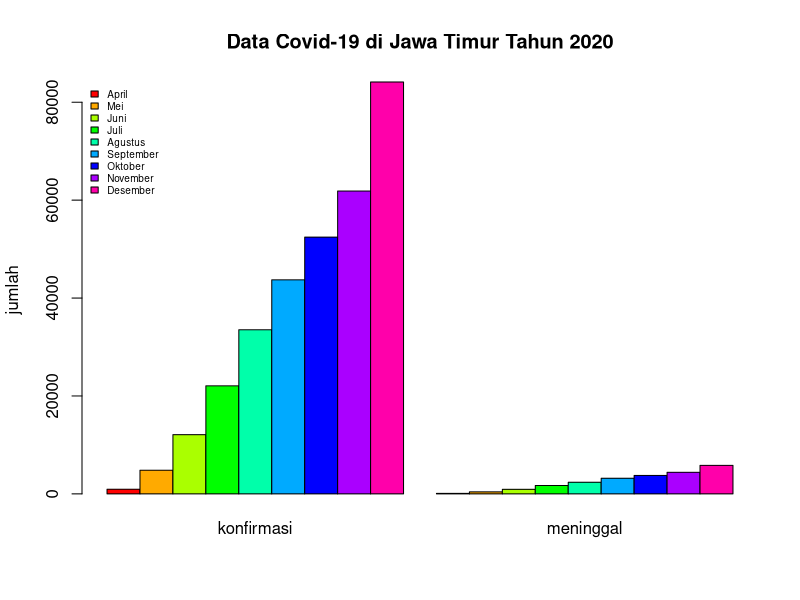

R code for this plot:
#Membuat data frame 
bulan <- c("April", "Mei", "Juni", "Juli", "Agustus", "September", "Oktober", 
           "November", "Desember")
konfirmasi <- c(951, 4829, 12099, 22070, 33524, 43725, 52446, 61864, 84133)
meninggal <- c(100, 412, 928, 1711, 2370, 3192, 3768, 4407, 5827)
data_covid <- data.frame(bulan, konfirmasi, meninggal)
data_covid

#Export data frame ke dalam file data1.csv
write.csv(data_covid, "data1.csv", row.names = F)

#Membuat Histogram 
#Menggunakan data frame covid gabungan
names(data_covid) <- c("bulan","konfirmasi", "meninggal")
data_covid$bulan <- NULL
barplot(as.matrix(data_covid), main = "Data Covid-19 di Jawa Timur Tahun 2020", 
        ylab = "jumlah", beside = TRUE, col = rainbow(9))
legend("topleft", c("April", "Mei", "Juni", "Juli", "Agustus", "September", 
                    "Oktober", "November", "Desember"),
       cex = 0.6, bty = "n", fill=rainbow(9))
